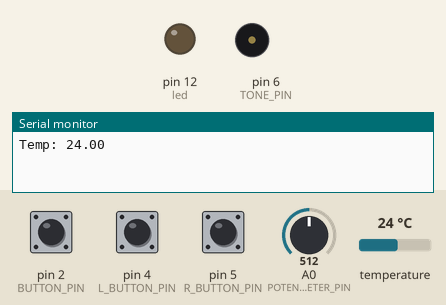
Bench run of a sketch on a simulated Arduino Uno, built with avr-gcc and run on an emulated ATmega328P. Shown: output pins drawn as LEDs (lit = HIGH), buzzer (waves = sounding), the last lines printed to the serial monitor. The test bench sets the inputs (shaded band); at power-on: pin 2 (BUTTON_PIN) HIGH, A0 (POTENTIOMETER_PIN) = 512, pin 4 (L_BUTTON_PIN) HIGH, pin 5 (R_BUTTON_PIN) HIGH, temperature 24 °C. Pins used as bus, display or sensor lines are not drawn.

Above: at 1.5 s.
1.6 s: pin 2 (BUTTON_PIN) pulled LOW for 1.2 s
At 2.9 s:
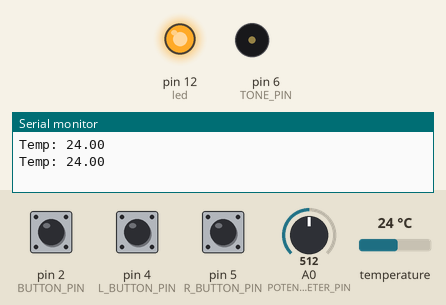
At 3.78 s:
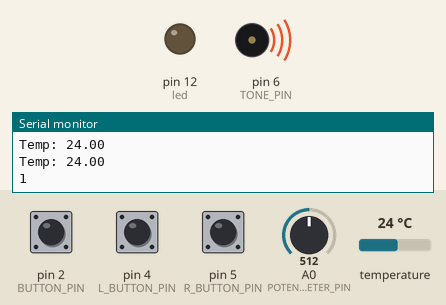
5.1 s: A0 (POTENTIOMETER_PIN) set to 272
6.6 s: A0 (POTENTIOMETER_PIN) set to 243
At 11.94 s:
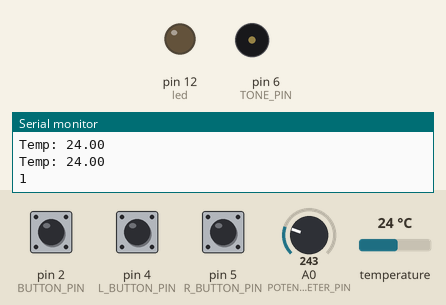
Timing chart, 0 to 16.1 s (numbered marks = the images above; inputs shaded):
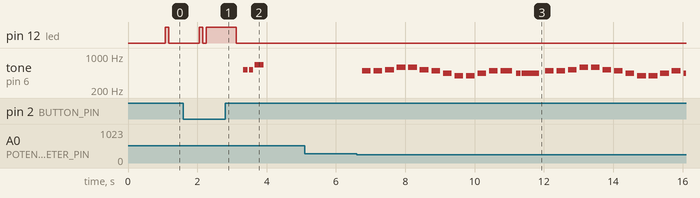

The sketch:

sketch_oct03a.ino
```cpp
#include <Button.h>
#include <NewTone.h>
#include <Potentiometer.h>
#include <OneWire.h>
#include <DallasTemperature.h>
#include <SoftwareSerial.h>

#include <pitches.h>
//#include <stage.h>

#define POTENTIOMETER_PIN A0
#define TONE_PIN 6 // Pin you have speaker/piezo connected to (be sure to include a 100 ohm resistor).
#define BUTTON_PIN 2
#define L_BUTTON_PIN 4
#define R_BUTTON_PIN 5
#define DISPLAY_TX_PIN 8
#define DISPLAY_RX_PIN 10
#define DISPLAY_RESET_PIN 7

#define TEMPERATURE_PROBE_PIN 9
#define TEMPERATURE_PRECISION 12

#define LONGPRESS_LEN    10  // Min nr of loops for a long press
#define DELAY            0  // Delay per loop in ms
#define MENU_ITEMS  4


enum { EV_NONE=0, EV_SHORTPRESS, EV_LONGPRESS };
enum { NEXT_ITEM=2 };
enum { COMMA=5, COLON, NONE };

const boolean DEBUG = false;

const int buttonLeft  = 4;
const int buttonRight = 5;
const int led         = 12;

Button button = Button(BUTTON_PIN,BUTTON_PULLUP);
Button l_button = Button(L_BUTTON_PIN,BUTTON_PULLUP);
Button r_button = Button(R_BUTTON_PIN,BUTTON_PULLUP);

boolean button_was_pressed; // previous state
int button_pressed_counter; // press running duration
int sub_menu_selected = 0;

String display_txt;

boolean main_menu_active = false;

SoftwareSerial s7s(DISPLAY_RX_PIN, DISPLAY_TX_PIN);
Potentiometer pot = Potentiometer(POTENTIOMETER_PIN);

// Setup a oneWire instance to communicate with any OneWire devices (not just Maxim/Dallas temperature ICs)
OneWire oneWire(TEMPERATURE_PROBE_PIN);

// Pass our oneWire reference to Dallas Temperature.
DallasTemperature temp_probe(&oneWire);


void setup(){
  pinMode(BUTTON_PIN, INPUT_PULLUP); // Enable internal pull-up resistor on pin 4
  pinMode(L_BUTTON_PIN, INPUT_PULLUP); // Enable internal pull-up resistor on pin 4
  pinMode(R_BUTTON_PIN, INPUT_PULLUP); // Enable internal pull-up resistor on pin 4
  pinMode(DISPLAY_RESET_PIN, OUTPUT);
  pinMode(led,OUTPUT);

  pot.setSectors(MENU_ITEMS);

  reset_display(DISPLAY_RESET_PIN);
  s7s.begin(9600);

  Serial.begin(9600);

  button_was_pressed = false;
  button_pressed_counter = 0;

    // Start up the Dallas Temperature library
  temp_probe.begin();
  temp_probe.setResolution(TEMPERATURE_PRECISION);

}


void loop(){
  int menu_status = get_menu_status();
  int punct_mark;

  if(main_menu_active)
  {
     // Menu mode
     switch(pot.getSector())
     {

       case 3:
         display_txt = "A";
       break;

       case 2:
         display_txt = "B";
       break;

       case 1:
         display_txt = "C";
       break;

       case 0:
         display_txt = "D";
         play(2,30);
       break;

     }


     if(menu_status == NEXT_ITEM)
     {
       Serial.print("N.I. ");
       display_txt = (String)sub_menu_selected;
       ++sub_menu_selected;

     }

     if(l_button.uniquePress())
     {
         play(3,1);
         Serial.print("L ");
        display_txt = "L";
     }

     if(r_button.uniquePress())
     {
         play(4,1);
         Serial.print("R ");
         display_txt = "R";
     }


  }else
  {
    // Temp mode

    display_txt = (String)get_temp();

    if(display_txt.equals("-127"))
      punct_mark = NONE;
    else
      punct_mark = COMMA;


  }

  write_text(display_txt, punct_mark);

  static int counter = 0;
  if ((++counter & 0x1f) == 0)
    Serial.println();

  delay(DELAY);

}


int get_menu_status()
{
  boolean event = handle_button();

  // do other things
  switch (event) {
    case EV_NONE:
      return 0;
      break;
    case EV_SHORTPRESS:
      if(main_menu_active){
        return NEXT_ITEM;;
      }else{
        play(1,3);
        main_menu_active=true;
        return 0;
      }
      break;
    case EV_LONGPRESS:
      play(0,3);
      main_menu_active=false;
      return 0;
  }


}

int handle_button()
{
  int event;
  boolean button_now_pressed = button.isPressed();

  if (!button_now_pressed && button_was_pressed) {
    Serial.println(button_pressed_counter);
    if (button_pressed_counter < LONGPRESS_LEN)
      event = EV_SHORTPRESS;
    else
      event = EV_LONGPRESS;
  }
  else
    event = EV_NONE;

  if (button_now_pressed)
  {
    ++button_pressed_counter;
    digitalWrite(led, HIGH);
  }
  else
  {
    button_pressed_counter = 0;
    digitalWrite(led, LOW);
  }

  button_was_pressed = button_now_pressed;
  return event;
}

int melody[5][30] = {
  {NOTE_E5, NOTE_E5, NOTE_C5,},
  {NOTE_C5, NOTE_C5, NOTE_E5,},
  {
  NOTE_B4, NOTE_B4, NOTE_C5, NOTE_D5,
  NOTE_D5, NOTE_C5, NOTE_B4, NOTE_A4,
  NOTE_G4, NOTE_G4, NOTE_A4, NOTE_B4,
  NOTE_B4,          NOTE_A4, NOTE_A4,

  NOTE_B4, NOTE_B4, NOTE_C5, NOTE_D5,
  NOTE_D5, NOTE_C5, NOTE_B4, NOTE_A4,
  NOTE_G4, NOTE_G4, NOTE_A4, NOTE_B4,
  NOTE_A4,          NOTE_G4, NOTE_G4,

  },
  {NOTE_C5},
  {NOTE_E5}
};


int noteDurations[5][30] = {
  {8,8,4},
  {8,8,4},
  {
  4, 4, 4, 4,
  4, 4, 4, 4,
  4, 4, 4, 4,
  3,    8, 2,

  4, 4, 4, 4,
  4, 4, 4, 4,
  4, 4, 4, 4,
  3,    8, 2,
  },
  {8},
  {8}
};

void play(int song, int length){

  noNewTone(TONE_PIN); // Turn off the tone.

  delay(100);

  for (int thisNote = 0; thisNote < length; thisNote++) { // Loop through the notes in the array.
    int noteDuration = 1000/noteDurations[song][thisNote];
    NewTone(TONE_PIN, melody[song][thisNote], noteDuration); // Play thisNote for noteDuration.
    delay(noteDuration * 4 / 3); // Wait while the tone plays in the background, plus another 33% delay between notes.
  }
}

void reset_display(int resetDispPin){

    digitalWrite(resetDispPin, LOW);
    delay(300);
    digitalWrite(resetDispPin, HIGH);


}

void write_text(String text, int punct_mark ){
  char tempString[10];  // Will be used with sprintf to create strings

  //Serial.println(text);
  char t[5];
  text.toCharArray(t,5);
  sprintf(tempString, "%4s", t);
  s7s.print(tempString);

  switch(punct_mark)
  {
    case COLON:
      set_decimals(0b00010000);  // Sets digit 3 decimal on

      break;
    case COMMA:
      set_decimals(0b00000100);  // Sets digit 3 decimal on
      break;

    default:
      set_decimals(0b00000000);
  }

  delay(100);

}

void set_decimals(byte decimals)
{
  s7s.write(0x77);
  s7s.write(decimals);
}


int get_temp(){
  // call sensors.requestTemperatures() to issue a global temperature
  // request to all devices on the bus
  if(DEBUG)
    Serial.print("Requesting temperatures...");

  temp_probe.requestTemperatures(); // Send the command to get temperatures

  if(DEBUG)
    Serial.println("DONE");

  Serial.print("Temp: ");
  temp_probe.setResolution(TEMPERATURE_PRECISION);
  float t = temp_probe.getTempCByIndex(0);
  int temp = t * 10;
  Serial.println(t);
  blink_led(led);

  if(t > -50){
     return temp;
  }else{
    return -127;
  }
}

void blink_led(int led){
  digitalWrite(led, HIGH);   // turn the LED on (HIGH is the voltage level)
  delay(100);               // wait for a second
  digitalWrite(led, LOW);    // turn the LED off by making the voltage LOW

}
```

stage.cpp
```cpp
#include "stage.h"
#include "Arduino.h"


void Stage::setMaxTemp(int max_temp)
{
  _max_temp = max_temp;
}

void Stage::setMinTemp(int min_temp)
{
  _min_temp = min_temp;
}

void Stage::setLength(int minutes)
{
  _length_minutes = minutes;
}

int Stage::checkTempAlarm(int temp)
{
  if((temp >_max_temp) || (temp < _min_temp))
  {
    return 1;
  }
  else
  {
    return -1;
  }
}

int Stage::completed()
{
  _m_seconds_active = millis();
  return 0;
}

int Stage::getMinutesActive()
{
  return 0;
}
```

stage.h
```cpp
#ifndef STAGE_H
#define STAGE_H

#include "Arduino.h"

class Stage
{

  public:
    void setMaxTemp(int max_temp);
    void setMinTemp(int min_temp);
    void setLength(int minutes);
    int checkTempAlarm(int temp);
    int completed();
    int getMinutesActive();

  private:
    int _max_temp;
    int _min_temp;
    int _length_minutes;
    int _m_seconds_active;


};

#endif
```

Measured:
- the behaviour switches between 256 and 255 on A0 (POTENTIOMETER_PIN) (found by bisection; images 2 and 3)
- after the input at 1.6 s, tone on pin 6 (TONE_PIN): plays 523 Hz for 0.13 s, 523 Hz for 0.13 s, 659 Hz for 0.25 s, starting after 1.7 s
- after the input at 5.1 s, every drawn part: stays the same
- after the input at 6.6 s, tone on pin 6 (TONE_PIN): plays 494 Hz for 0.25 s, 494 Hz for 0.25 s, 523 Hz for 0.25 s, 587 Hz for 0.25 s, 587 Hz for 0.25 s, 523 Hz for 0.25 s … (28 notes in this stretch), starting after 0.16 s
